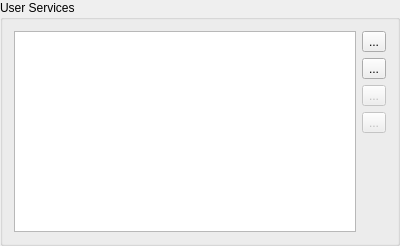
<?xml version="1.0" encoding="UTF-8"?>
<ui version="4.0">
 <class>UserServicesBox</class>
 <widget class="QGroupBox" name="UserServicesBox">
  <property name="geometry">
   <rect>
    <x>0</x>
    <y>0</y>
    <width>400</width>
    <height>246</height>
   </rect>
  </property>
  <property name="windowTitle">
   <string>UserServices</string>
  </property>
  <property name="title">
   <string>User Services</string>
  </property>
  <layout class="QHBoxLayout" name="horizontalLayout">
   <item>
    <widget class="QListWidget" name="lstServices"/>
   </item>
   <item>
    <layout class="QVBoxLayout" name="verticalLayout">
     <item>
      <widget class="QToolButton" name="btnCopy">
       <property name="toolTip">
        <string>Create service from existing</string>
       </property>
       <property name="text">
        <string>...</string>
       </property>
      </widget>
     </item>
     <item>
      <widget class="QToolButton" name="btnAdd">
       <property name="toolTip">
        <string>Create service</string>
       </property>
       <property name="text">
        <string>...</string>
       </property>
      </widget>
     </item>
     <item>
      <widget class="QToolButton" name="btnEdit">
       <property name="enabled">
        <bool>false</bool>
       </property>
       <property name="toolTip">
        <string>Edit service</string>
       </property>
       <property name="text">
        <string>...</string>
       </property>
      </widget>
     </item>
     <item>
      <widget class="QToolButton" name="btnDelete">
       <property name="enabled">
        <bool>false</bool>
       </property>
       <property name="toolTip">
        <string>Delete service</string>
       </property>
       <property name="text">
        <string>...</string>
       </property>
      </widget>
     </item>
     <item>
      <spacer name="verticalSpacer">
       <property name="orientation">
        <enum>Qt::Vertical</enum>
       </property>
       <property name="sizeHint" stdset="0">
        <size>
         <width>20</width>
         <height>40</height>
        </size>
       </property>
      </spacer>
     </item>
    </layout>
   </item>
  </layout>
 </widget>
 <resources/>
 <connections/>
</ui>
